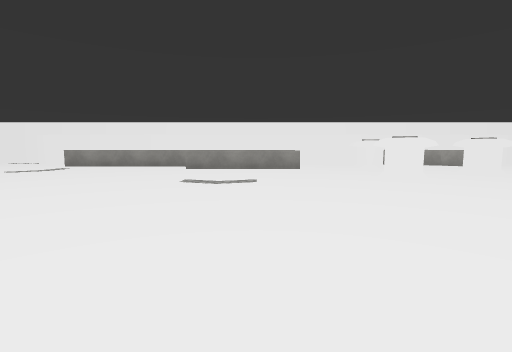
[1] (above)

17 first-person views from a walk through a Unity game level. The camera is 1.2 m above the floor, tilts 6° down and sees 85° across. The floor is counted in squares, 2 m on a side. Each view is taken from the middle of a square. On the plan, view 1 faces up. The plan holds only what a view shows up to about 9 squares ahead; the rest is blank. The player is left out. Surface patterns are stand-ins for the level's own textures.

[2]
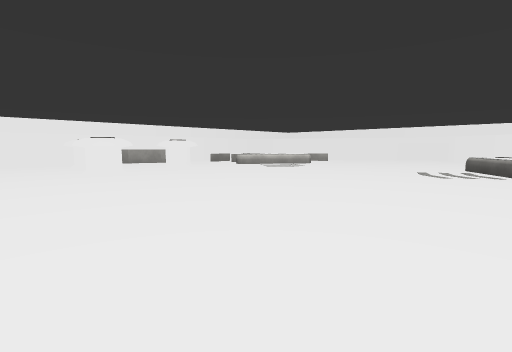

[3]
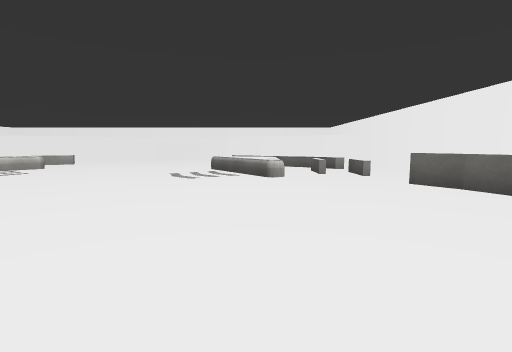

[4]
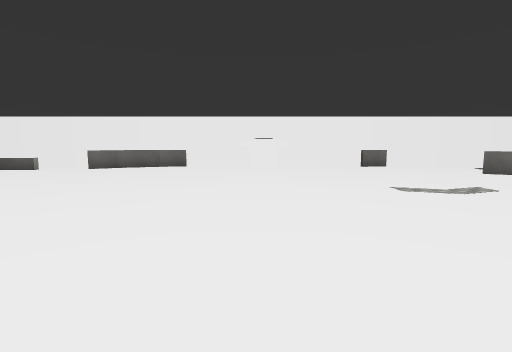

[5]
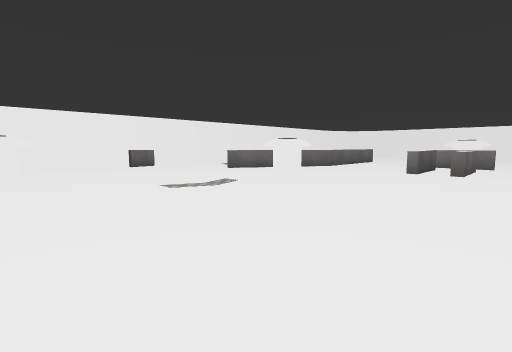

[6]
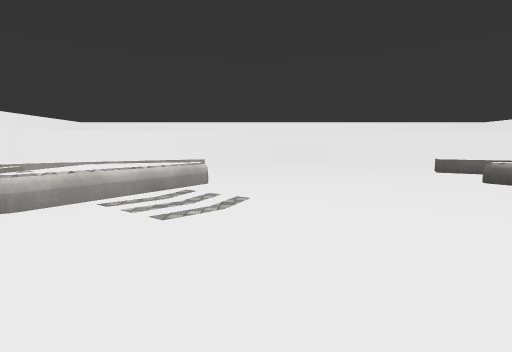

[7]
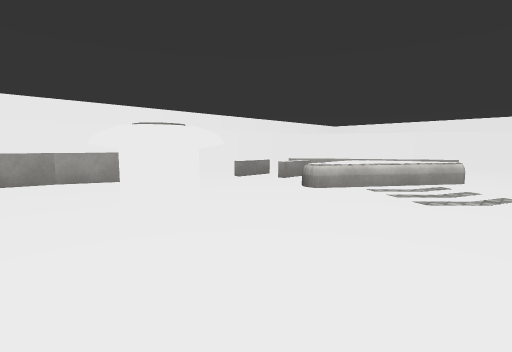

[8]
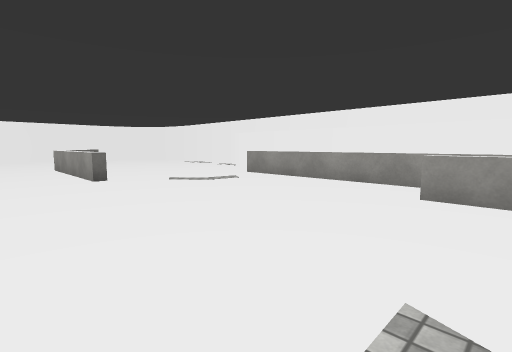

[9]
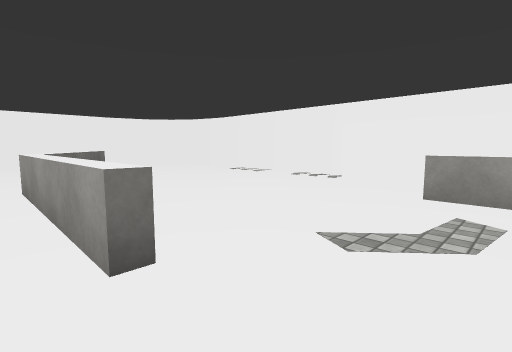

[10]
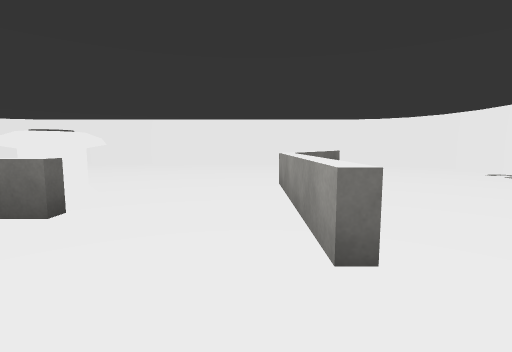

[11]
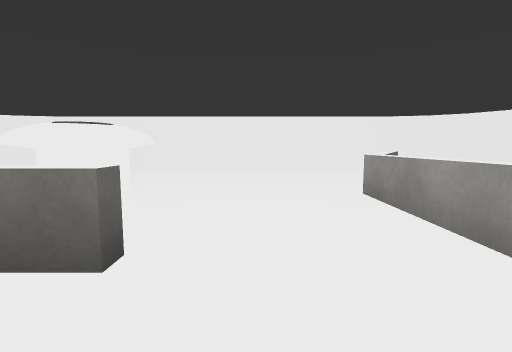

[12]
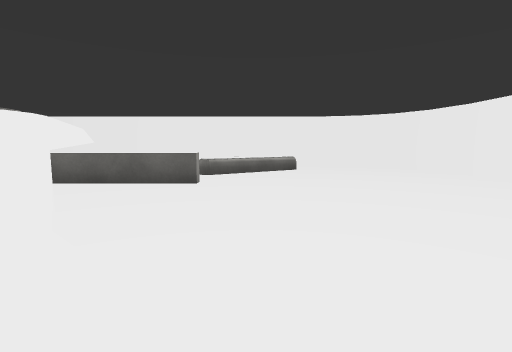

[13]
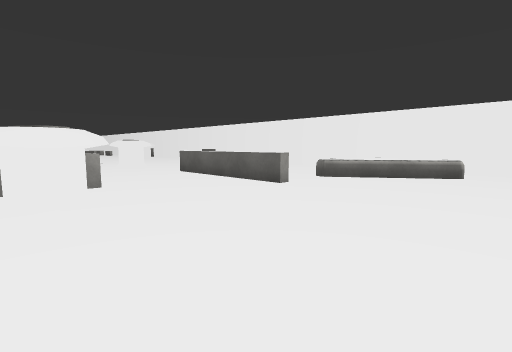

[14]
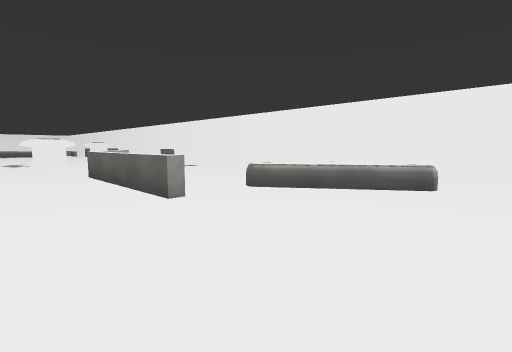

[15]
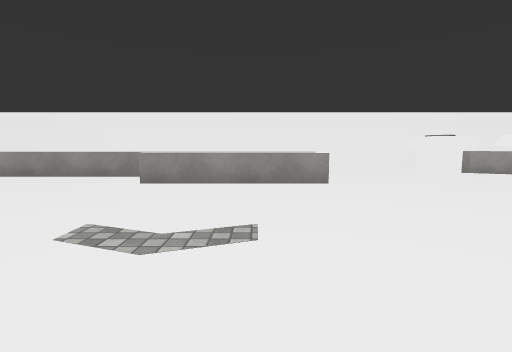

[16]
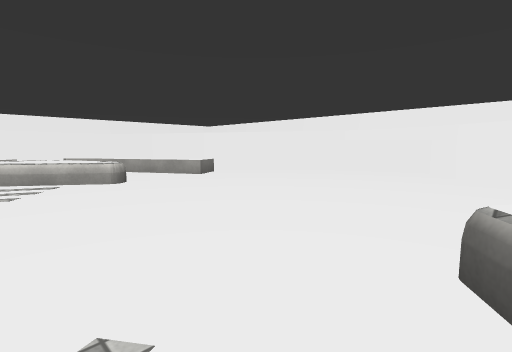

[17]
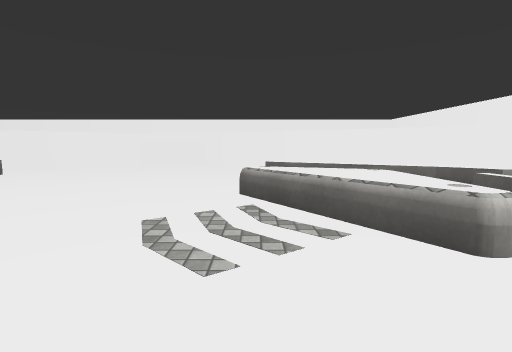

### Floor plan
Key: @ floor where view 1 was taken; # wall or solid block; . floor; = window, fence, low wall or low ledge; ^ raised ledge; M mushroom; O other object.
Columns run from 15 left of view 1 to 15 right of it. Each row starts with its distance up from view 1.
 11  ########
 10 ##......###################
  9 #........#^^^^^^^.. ^^....##
  8 #  ...........^^^.M....O.^=#
  7 #..^....................O.^###
  6 #...^^..............M..OO.^^.#
  5 #.................M.....O....##
  4 #.............................#
  3 #......M.^....................#
  2 #......M.^....................#
  1 #.............................#
  0 #..........M...@........O....##
 -1 #......^^^^............OO.^^.#
 -2 #.....O..  ^=.............^###
 -3 #...OOO..........M.....OO^.#
 -4 ##...   .............^.....#
 -5  ####################^#####

Positions as (right, up) in squares from view 1, and headings:
1: (0, 0), facing up
2: (1, -1), facing up-right
3: (2, -1), facing right
4: (2, 4), facing down
5: (2, 4), facing down-left
6: (5, 4), facing right
7: (4, 4), facing up-right
8: (-1, 4), facing up-left
9: (-5, 5), facing up-left
10: (-5, 5), facing left
11: (-6, 4), facing left
12: (-10, 4), facing down
13: (-12, 3), facing down-right
14: (-12, 1), facing down-right
15: (0, 3), facing up
16: (8, 0), facing up-right
17: (6, 0), facing right
